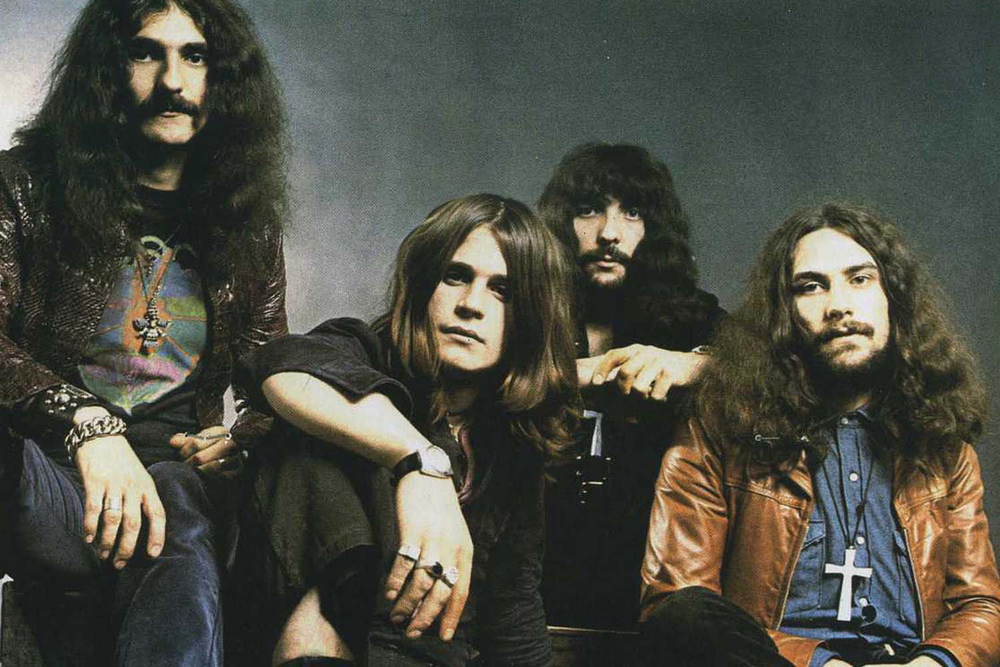
#> input picture face_detector/people.png, 1000 x 667 px, shrunk from 1500 x 1000 before the run
$ jupyter execute face_detector.ipynb   (shell and % lines are left out)
#> lines starting #> are read from the running program, lines starting #| are printed output that depends on the picture
# _Face Detector_

### Dependencies
All required modules are listed in `requirements.txt`. Be sure to run the code cell below to ensure that you have everything needed properly installed.

### Imports
The only ones needed are _pyplot_, a state-based interface for _matplotlib_ that will be used to display the images, and _cv2_, the module import name for _opencv-python_.

[cell 1]
from matplotlib import pyplot as plt
import cv2

### Pre-processing

[cell 2]
image_bgr = cv2.imread("people.png")
#> image_bgr is the input picture: shape (667, 1000, 3); mean B, G, R 68, 77.9, 77.1
image_rgb = cv2.cvtColor(image_bgr, cv2.COLOR_BGR2RGB)
image_gray = cv2.cvtColor(image_bgr, cv2.COLOR_BGR2GRAY)
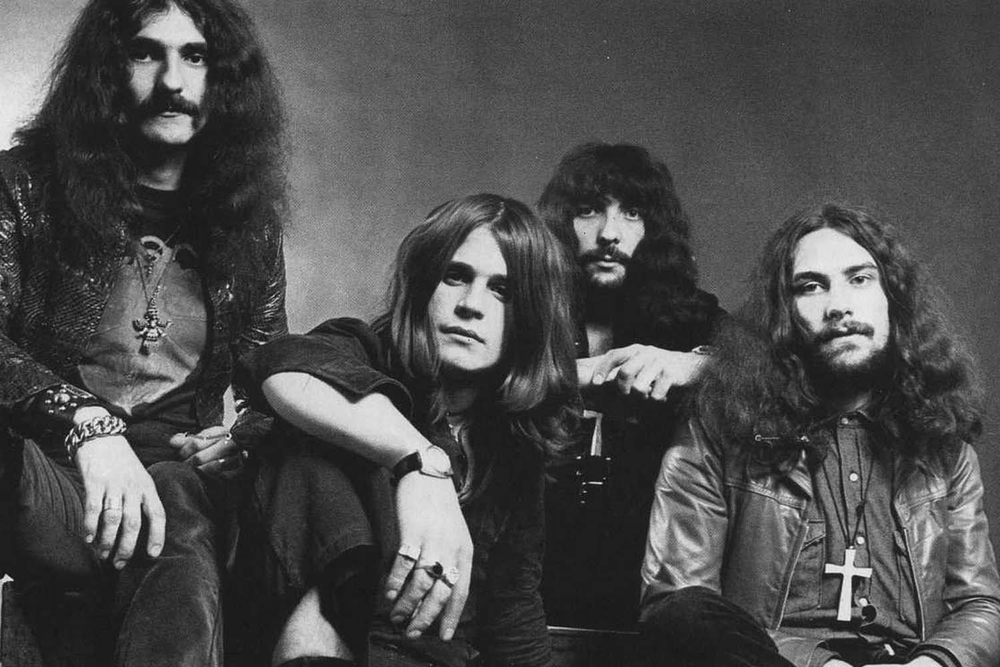
#> image_gray: shape (667, 1000); min 1, max 255, mean 76.6
detector = cv2.CascadeClassifier("haarcascade_frontalface_default_1.xml")

[cell 3]
def imshow(image, cmap="viridis"):
    plt.imshow(image, cmap)
    plt.axis("off")
    plt.show()

[cell 4]
imshow(image_rgb)
imshow(image_gray, "gray")

### Detection

[cell 5]
detections = detector.detectMultiScale(image_gray, scaleFactor=1.3)
#> detections = [[114, 12, 114, 114], [419, 239, 112, 112], [774, 234, 125, 125]]
print(detections)
#| [[114  12 114 114]
#|  [419 239 112 112]
#|  [774 234 125 125]]
print(len(detections))
#| 3

[cell 6]
for x, y, w, h in detections:
    cv2.rectangle(image_rgb, (x, y), (x + w, y + h), (0, 255, 0), 2)
#> this loop made 3 passes
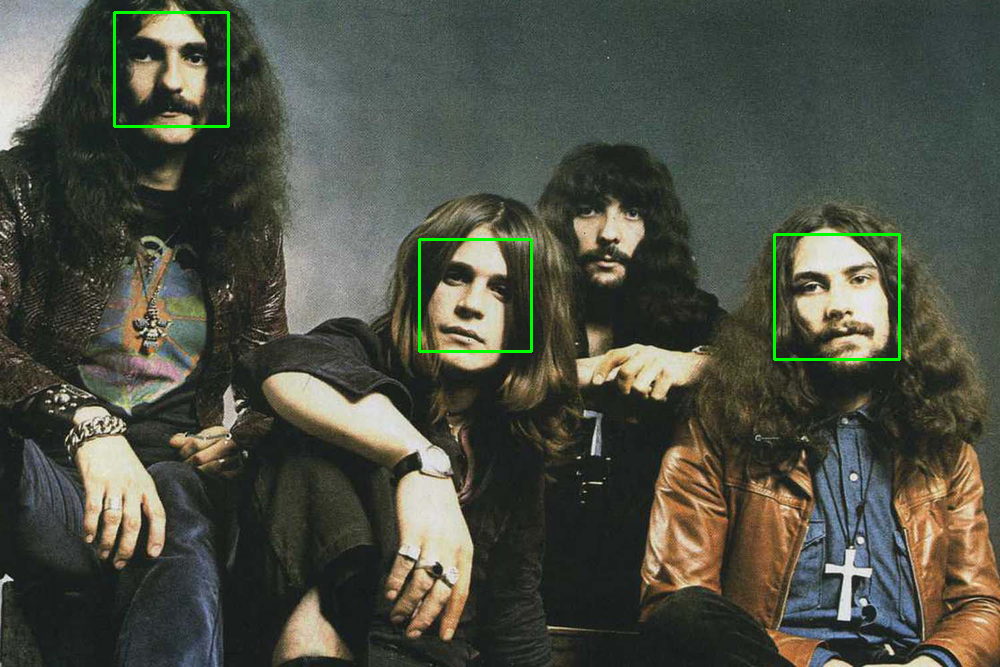
#> image_rgb: shape (667, 1000, 3); mean R, G, B 76.6, 79.1, 67.6


imshow(image_rgb)
